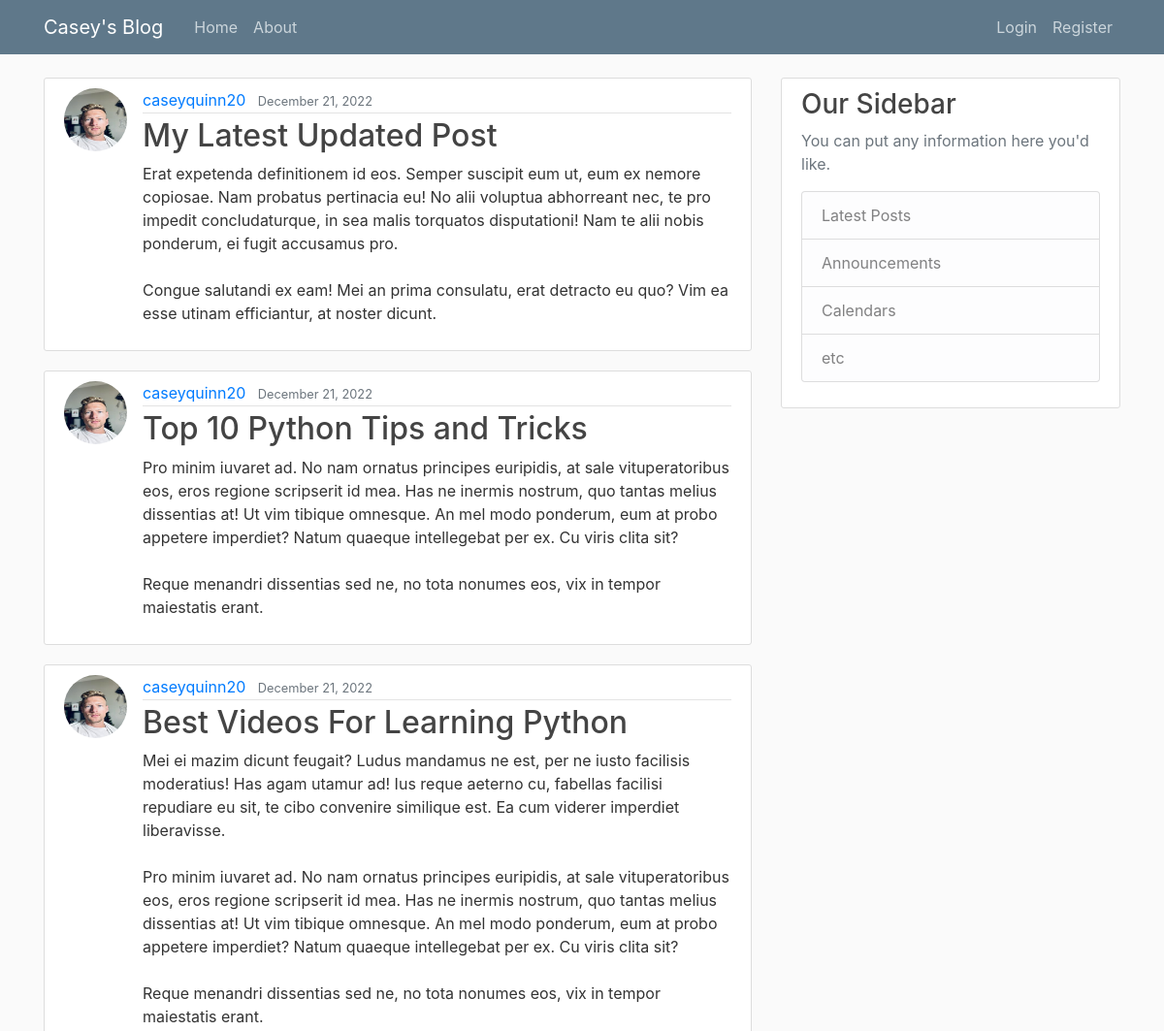
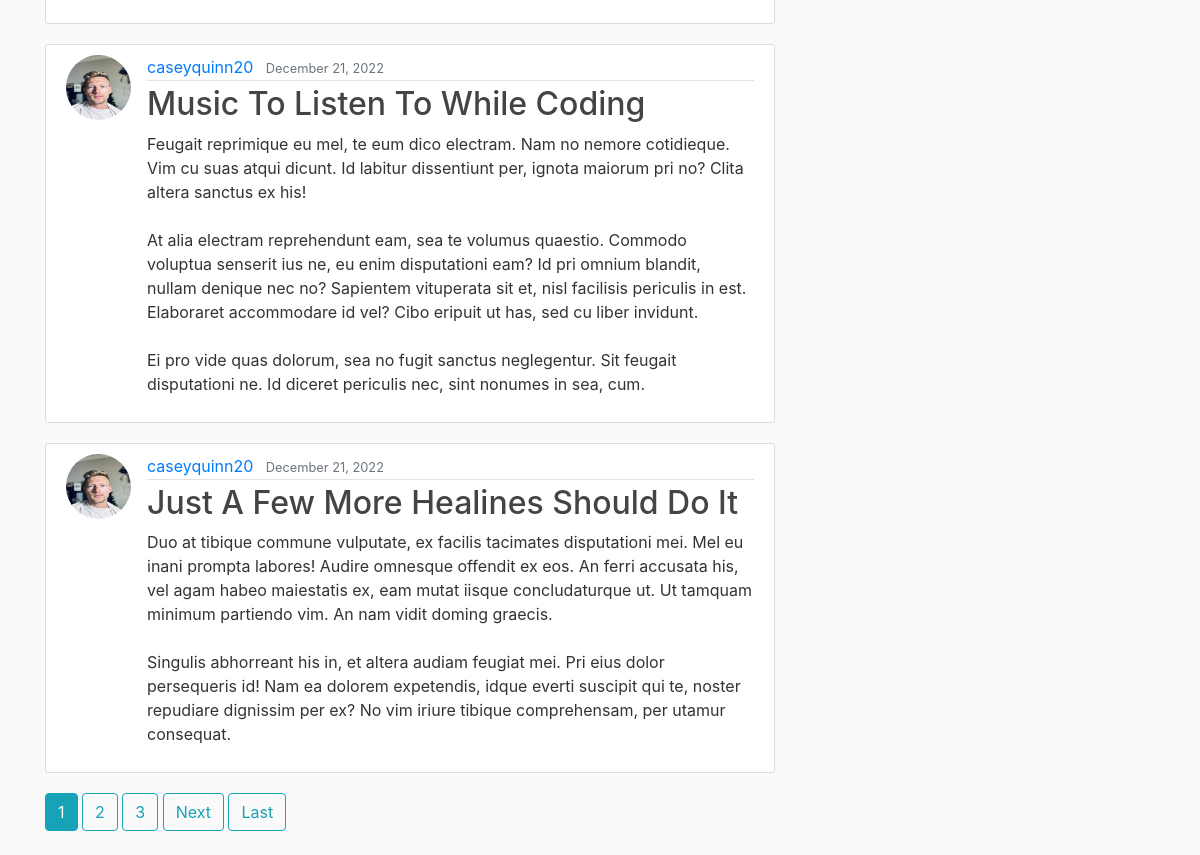
The page / on the database its author committed (2 pictures, top to bottom).
### blog/models.py (models this page shows, shortened)
class Post(models.Model):
    title = models.CharField(max_length=100)
    content = models.TextField()
    datePosted = models.DateTimeField(default=timezone.now)
    author = models.ForeignKey(User, on_delete=models.CASCADE)

### users/models.py (models this page shows, shortened)
class Profile(models.Model):
    user = models.OneToOneField(User, on_delete=models.CASCADE)
    image = models.ImageField(
        default='default-profile.jpg', upload_to='profile_pics')

### blog/views.py (the view)
# urls.py: path('', PostListView.as_view(), name="blog-home"),
class PostListView(ListView):
    model = Post
    template_name = 'blog/home.html'
    context_object_name = 'posts'
    ordering = ['-datePosted']
    paginate_by = 5

### blog/templates/blog/home.html (shortened to what this page needs)
{% extends "blog/base.html" %}
{% block content %}
{% for post in posts %}
<article class="media content-section">
  <img class="rounded-circle article-img" src="{{ post.author.profile.image.url }}" />
  <div class="media-body">
    <div class="article-metadata">
      <a class="mr-2" href="{% url 'user-posts' post.author.username %}">{{ post.author }}</a>
      <small class="text-muted">{{ post.datePosted|date:"F d, Y" }}</small>
    </div>
    <h2>
      <a class="article-title" href="{% url 'post-detail' post.id %}">{{ post.title }}</a>
    </h2>
    <p class="article-content">{{ post.content }}</p>
  </div>
</article>
{% endfor %}
{% if is_paginated %}
<div class="pagination">
  <span class="page-links">
    {% for num in page_obj.paginator.page_range %}
    {% if page_obj.number == num %}
    <a class="btn btn-info mb-4" href="?page={{ num }}">{{ num }}</a>
    {% elif num > page_obj.number|add:'-3' and num < page_obj.number|add:'3' %} <a class="btn btn-outline-info mb-4"
      href="?page={{ num }}">{{ num }}</a>
      {% endif%}
      {% endfor %}
      {% if page_obj.has_next %}
      <a class="btn btn-outline-info mb-4" href="?page={{ page_obj.next_page_number }}">Next</a>
      <a class="btn btn-outline-info mb-4" href="?page={{ page_obj.paginator.num_pages }}">Last</a>
      {% endif %}
  </span>
</div>
{% endif %}
{% endblock content %}

### blog/templates/blog/base.html (shortened to what this page needs)
{% load static %}
<!DOCTYPE html>
<html>
<head>
  <link rel="stylesheet" href="https://cdn.jsdelivr.net/npm/bootstrap@4.0.0/dist/css/bootstrap.min.css"
>
  <link rel="stylesheet" type="text/css" href="{% static 'blog/main.css' %}">
</head>
<body>
  <header class="site-header">
    <nav class="navbar navbar-expand-md navbar-dark bg-steel fixed-top">
      <div class="container">
        <a class="navbar-brand mr-4" href="{% url 'blog-home' %}">Casey's Blog</a>
        <div class="collapse navbar-collapse" id="navbarToggle">
          <div class="navbar-nav mr-auto">
            <a class="nav-item nav-link" href="{% url 'blog-home' %}">Home</a>
            <a class="nav-item nav-link" href="{% url 'blog-about' %}">About</a>
          </div>
          <div class="navbar-nav">
            {% if user.is_authenticated %}
            <a class="nav-item nav-link" href="{% url 'post-create' %}">New Post</a>
            <a class="nav-item nav-link" href="{% url 'profile' %}">Profile</a>
            <a class="naxv-item nav-link" href="{% url 'logout' %}">Logout</a>
            {% else %}
            <a class="nav-item nav-link" href="{% url 'login' %}">Login</a>
            <a class="nav-item nav-link" href="{% url 'register' %}">Register</a>
            {% endif %}
          </div>
        </div>
      </div>
    </nav>
  </header>
  <main role="main" class="container">
    <div class="row">
      <div class="col-md-8">
        {% block content %}{% endblock %}
      </div>
      <div class="col-md-4">
        <div class="content-section">
          <h3>Our Sidebar</h3>
          <p class='text-muted'>You can put any information here you'd like.
          <ul class="list-group">
            <li class="list-group-item list-group-item-light">Latest Posts</li>
            <li class="list-group-item list-group-item-light">Announcements</li>
            <li class="list-group-item list-group-item-light">Calendars</li>
            <li class="list-group-item list-group-item-light">etc</li>
          </ul>
          </p>
        </div>
      </div>
    </div>
  </main>
</body>
</html>

### blog/static/blog/main.css (style rules this page uses)
body { background: #fafafa; color: #333333; margin-top: 5rem; }
h1, h2, h3, h4, h5, h6 { color: #444444; }
ul { margin: 0; }
.bg-steel { background-color: #5f788a; }
.site-header .navbar-nav .nav-link { color: #cbd5db; }
.content-section { background: #ffffff; padding: 10px 20px; border: 1px solid #dddddd; border-radius: 3px; margin-bottom: 20px; }
.article-title { color: #444444; }
.article-content { white-space: pre-line; }
.article-img { height: 65px; width: 65px; margin-right: 16px; }
.article-metadata { padding-bottom: 1px; margin-bottom: 4px; border-bottom: 1px solid #e3e3e3 }

### rows shown on the page
Post: author.profile.image (picture), author "caseyquinn20", datePosted "December 21, 2022", title "My Latest Updated Post", content "Erat expetenda definitionem id eos. Semper suscipit eum ut, eum ex nemore copiosae. Nam probatus pertinacia eu! No alii voluptua abhorreant nec, te pro impedit concludaturque, in sea malis torquatos disputationi! Nam te alii nobis ponderum, ei fugit accusamus pro. Congue salutandi ex eam! Mei an prima consulatu, erat detracto eu quo? Vim ea esse utinam efficiantur, at noster dicunt."
Post: author.profile.image (picture), author "caseyquinn20", datePosted "December 21, 2022", title "Top 10 Python Tips and Tricks", content "Pro minim iuvaret ad. No nam ornatus principes euripidis, at sale vituperatoribus eos, eros regione scripserit id mea. Has ne inermis nostrum, quo tantas melius dissentias at! Ut vim tibique omnesque. An mel modo ponderum, eum at probo appetere imperdiet? Natum quaeque intellegebat per ex. Cu viris clita sit? Reque menandri dissentias sed ne, no tota nonumes eos, vix in tempor maiestatis erant."
Post: author.profile.image (picture), author "caseyquinn20", datePosted "December 21, 2022", title "Best Videos For Learning Python", content "Mei ei mazim dicunt feugait? Ludus mandamus ne est, per ne iusto facilisis moderatius! Has agam utamur ad! Ius reque aeterno cu, fabellas facilisi repudiare eu sit, te cibo convenire similique est. Ea cum viderer imperdiet liberavisse. Pro minim iuvaret ad. No nam ornatus principes euripidis, at sale vituperatoribus eos, eros regione scripserit id mea. Has ne inermis nostrum, quo tantas melius dissentias at! Ut vim tibique omnesque. An mel modo ponderum, eum at probo appetere imperdiet? Natum quaeque intellegebat per ex. Cu viris clita sit? Reque menandri dissentias sed ne, no tota nonumes eos, vix in tempor maiestatis erant."
Post: author.profile.image (picture), author "caseyquinn20", datePosted "December 21, 2022", title "Music To Listen To While Coding", content "Feugait reprimique eu mel, te eum dico electram. Nam no nemore cotidieque. Vim cu suas atqui dicunt. Id labitur dissentiunt per, ignota maiorum pri no? Clita altera sanctus ex his! At alia electram reprehendunt eam, sea te volumus quaestio. Commodo voluptua senserit ius ne, eu enim disputationi eam? Id pri omnium blandit, nullam denique nec no? Sapientem vituperata sit et, nisl facilisis periculis in est. Elaboraret accommodare id vel? Cibo eripuit ut has, sed cu liber invidunt. Ei pro vide quas dolorum, sea no fugit sanctus neglegentur. Sit feugait disputationi ne. Id diceret periculis nec, sint nonumes in sea, cum."
Post: author.profile.image (picture), author "caseyquinn20", datePosted "December 21, 2022", title "Just A Few More Healines Should Do It", content "Duo at tibique commune vulputate, ex facilis tacimates disputationi mei. Mel eu inani prompta labores! Audire omnesque offendit ex eos. An ferri accusata his, vel agam habeo maiestatis ex, eam mutat iisque concludaturque ut. Ut tamquam minimum partiendo vim. An nam vidit doming graecis. Singulis abhorreant his in, et altera audiam feugiat mei. Pri eius dolor persequeris id! Nam ea dolorem expetendis, idque everti suscipit qui te, noster repudiare dignissim per ex? No vim iriure tibique comprehensam, per utamur consequat."

### other values the page prints
{{ num }} "1"
{{ num }} "2" "3"
